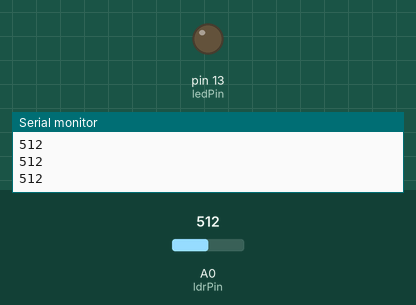
This sketch was run on a simulated Arduino Uno, built with avr-gcc and run on an emulated ATmega328P. On the bench: output pins drawn as LEDs (lit = HIGH), the last lines printed to the serial monitor. The inputs (shaded band) are chosen by the test bench; at power-on: A0 (ldrPin) = 512.

Above: at 1.2 s.
1.3 s: A0 (ldrPin) set to 33
2.8 s: A0 (ldrPin) set to 26
At 4.0 s:
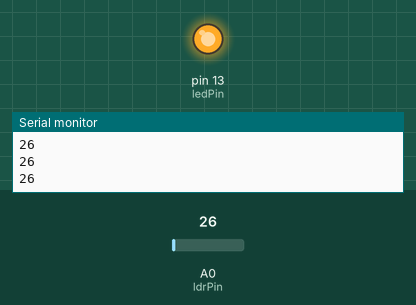
4.3 s: A0 (ldrPin) set to 122
At 5.3 s:
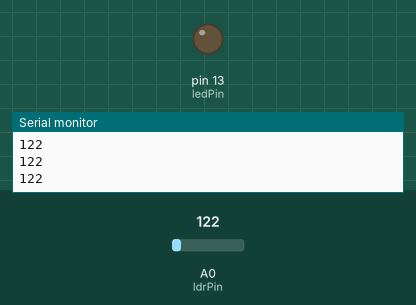
5.8 s: A0 (ldrPin) set to 20
At 6.5 s:
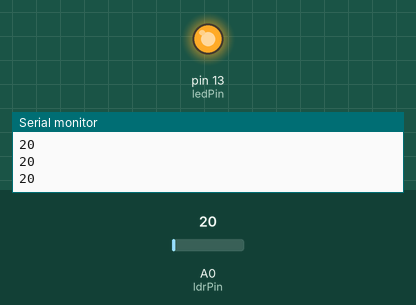
Timing chart, 0 to 8.3 s (numbered marks = the images above; inputs shaded):
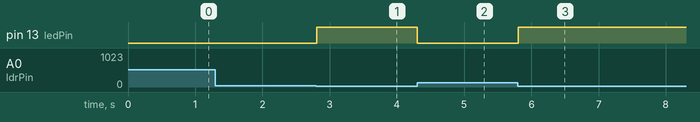

Measured:
- the behaviour switches between 30 and 29 on A0 (ldrPin) (found by bisection; images 0 and 1)
- after the input at 2.8 s, pin 13 (ledPin): LOW → HIGH at once
- after the input at 4.3 s, pin 13 (ledPin): HIGH → LOW at once
- after the input at 5.8 s, pin 13 (ledPin): LOW → HIGH at once

The sketch:

LDR.ino
```cpp
int ledPin = 13;
int ldrPin = 0;
int val =0;

void setup() {
  // put your setup code here, to run once:
  pinMode(ledPin,OUTPUT);
  Serial.begin(9600);
}

void loop() {
  // put your main code here, to run repeatedly:
  val = analogRead(ldrPin);
  Serial.println(val);//0-1023

  if(val < 30){
    digitalWrite(ledPin, HIGH);
  }
  else{
    digitalWrite(ledPin, LOW);
  }

}
```
